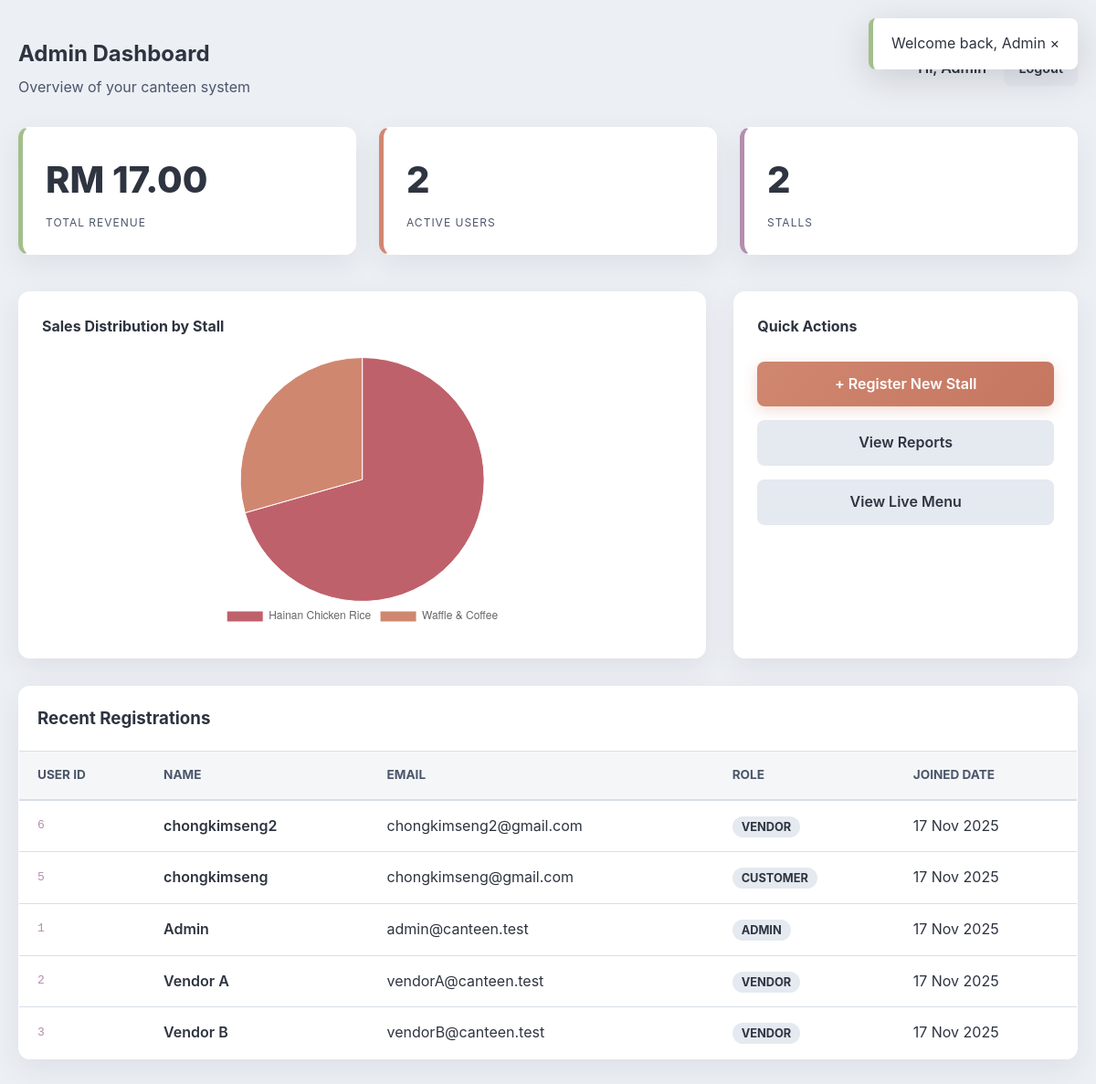
Before: /pages/admin_dashboard.php (signed in) with the older database file.
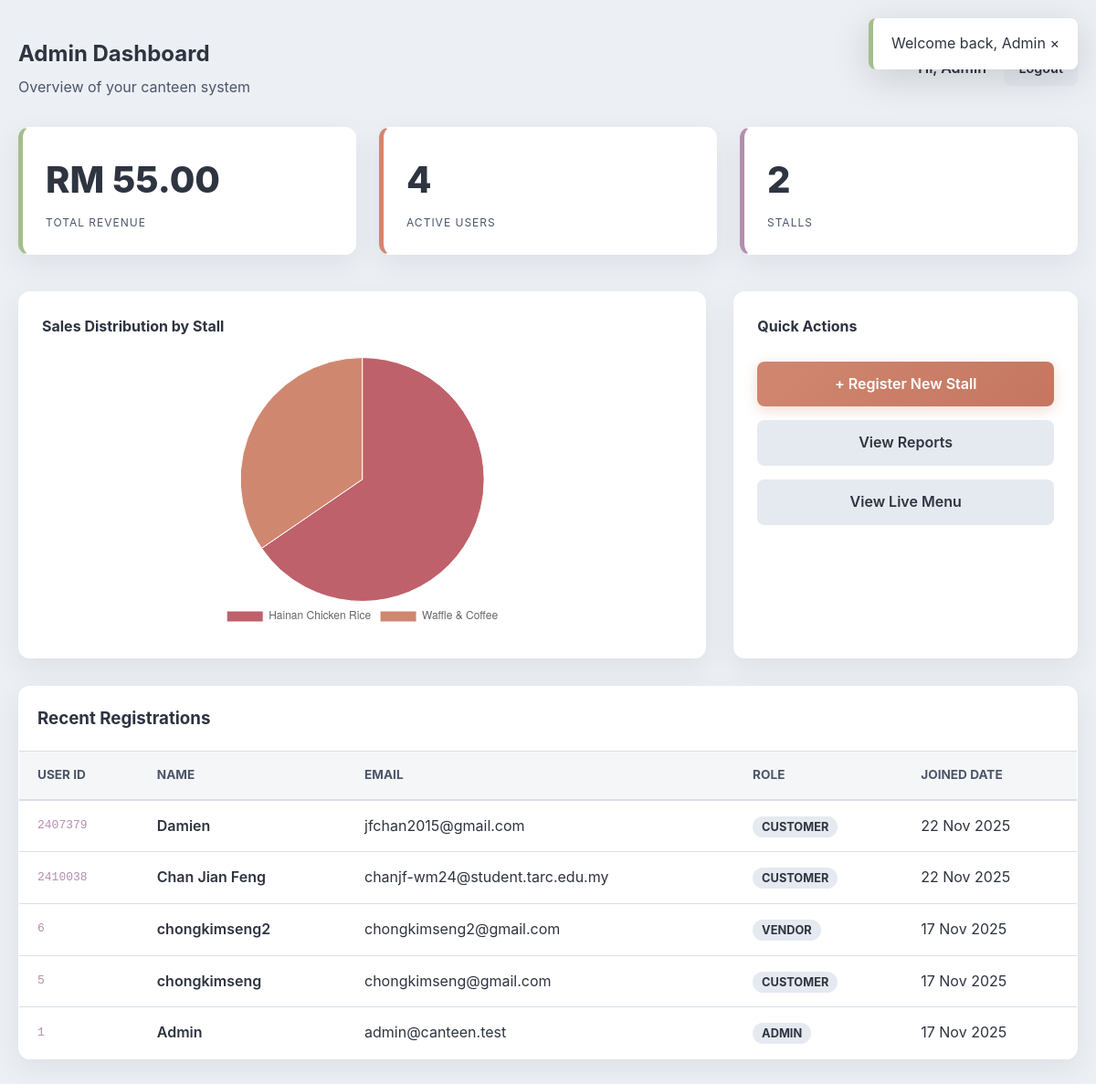
After: the same page with the newer database file.
### tables this page shows
CREATE TABLE `users` (
  `UserId` int(11) NOT NULL,
  `Name` varchar(100) NOT NULL,
  `Email` varchar(255) NOT NULL,
  `HashedPassword` varchar(255) NOT NULL,
  `Role` enum('customer','admin','vendor') NOT NULL DEFAULT 'customer',
  `PhoneNumber` varchar(20) DEFAULT NULL,
  `CreatedAt` datetime NOT NULL DEFAULT current_timestamp()
);

### pages/admin_dashboard.php (the view, shortened to what the changed rows need)
<?php
include '../configs/db.php';
$stmt = $db->query("SELECT SUM(TotalAmount) FROM payments WHERE Status = 'paid'");
$totalSales = $stmt->fetchColumn() ?: 0;
$stmt = $db->query("SELECT COUNT(*) FROM users WHERE Role = 'customer'");
$totalUsers = $stmt->fetchColumn();
$stmt = $db->query("SELECT * FROM users ORDER BY CreatedAt DESC LIMIT 5");
$recentUsers = $stmt->fetchAll(PDO::FETCH_ASSOC);
$chartSql = "SELECT s.StallName, SUM(ol.Subtotal) as StallTotal
             FROM orderitems ol
             JOIN orders o ON ol.OrderId = o.OrderId
             JOIN stalls s ON o.StallId = s.StallId
             JOIN payments p ON o.PaymentId = p.PaymentId
             WHERE p.Status = 'paid'
             GROUP BY s.StallId";
$chartStmt = $db->query($chartSql);
$chartData = $chartStmt->fetchAll(PDO::FETCH_ASSOC);
$stallLabels = [];
$stallValues = [];
foreach ($chartData as $row) {
    $stallLabels[] = $row['StallName'];
    $stallValues[] = $row['StallTotal'];
}
?>
<!DOCTYPE html>
<html lang="en">
<head>
    <link rel="stylesheet" href="../assets/css/aurora_theme.css">
</head>
<body>
    <div class="container">
        <div style="display:flex; justify-content:space-between; align-items:center; margin-bottom: 30px;">
            <div>
                <h2 style="margin-bottom: 5px;">Admin Dashboard</h2>
            </div>
        </div>
        <div class="dashboard-grid">
            <div class="stat-card">
                <div class="stat-number">RM <?php echo number_format($totalSales, 2); ?></div>
                <div class="stat-label">Total Revenue</div>
            </div>
            <div class="stat-card">
                <div class="stat-number"><?php echo $totalUsers; ?></div>
                <div class="stat-label">Active Users</div>
            </div>
        </div>
        <div style="display: grid; grid-template-columns: 2fr 1fr; gap: 30px; margin-bottom: 30px;">
            <div class="card" style="padding: 25px; min-height: 350px;">
                <div style="height: 300px; display:flex; justify-content:center;">
                    <canvas id="salesChart"></canvas>
                </div>
            </div>
        </div>
        <div class="table-container">
            <table>
                <thead>
                    <tr><th>User ID</th><th>Name</th><th>Email</th><th>Role</th><th>Joined Date</th></tr>
                </thead>
                <tbody>
                    <?php foreach ($recentUsers as $u): ?>
                    <tr>
                        <td style="font-family: monospace; color: var(--aurora-purple);"><?php echo htmlspecialchars($u['UserId']); ?></td>
                        <td style="font-weight: 600;"><?php echo htmlspecialchars($u['Name']); ?></td>
                        <td><?php echo htmlspecialchars($u['Email']); ?></td>
                        <td>
                            <span style="padding: 4px 10px; border-radius: 20px; font-size: 0.8rem; background: #E5E9F0; font-weight: 700; text-transform: uppercase;">
                                <?php echo ucfirst($u['Role']); ?>
                            </span>
                        </td>
                        <td><?php echo date('d M Y', strtotime($u['CreatedAt'])); ?></td>
                    </tr>
                    <?php endforeach; ?>
                </tbody>
            </table>
        </div>
    </div>
    <script>
        const ctx = document.getElementById('salesChart').getContext('2d');
        const salesChart = new Chart(ctx, {
            type: 'pie',
            data: {
                labels: <?php echo json_encode($stallLabels); ?>,
                datasets: [{
                    label: 'Revenue (RM)',
                    data: <?php echo json_encode($stallValues); ?>,
                    backgroundColor: [
                        '#BF616A', // Red
                        '#D08770', // Orange
                        '#EBCB8B', // Yellow
                        '#A3BE8C', // Green
                        '#B48EAD', // Purple
                        '#88C0D0', // Blue
                    ],
                    borderWidth: 1
                }]
            },
            options: {
                responsive: true,
                maintainAspectRatio: false,
                plugins: {
                    legend: { position: 'bottom' }
                }
            }
        });
    </script>
</body>
</html>

Changed rows visible on the page:
no longer on this page (row unchanged): users: UserId "2", Name "Vendor A", Email "vendorA@canteen.test", Role "VENDOR", CreatedAt "17 Nov 2025"
no longer on this page (row unchanged): users: UserId "3", Name "Vendor B", Email "vendorB@canteen.test", Role "VENDOR", CreatedAt "17 Nov 2025"
added users: UserId "2407379", Name "Damien", Email "jfchan2015@gmail.com", Role "CUSTOMER", CreatedAt "22 Nov 2025"
added users: UserId "2410038", Name "Chan Jian Feng", Email "chanjf-wm24@student.tarc.edu.my", Role "CUSTOMER", CreatedAt "22 Nov 2025"
Other visible differences:
$totalSales: "17.00" → "55.00"
$totalUsers: "2" → "4"
chart data {{ json_encode($stallValues) }}: ["12.00","5.00"] → ["36.00","19.00"]
